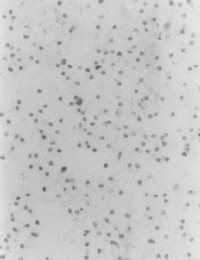
#> input picture Trabalho02/clc3.png, 200 x 260 px
$ python componentes_conexos.py
#> lines starting #> are read from the running program, lines starting #| are printed output that depends on the picture
import numpy as np
from PIL import Image
import matplotlib.pyplot as plt
from collections import deque

# 1. Carregar a imagem em escala de cinza
# ---------------------------------------------------
# OBS: Certifique-se de que clc3.png está na mesma pasta do código!
imagem_original = Image.open('clc3.png').convert('L')  # L = grayscale
imagem_array = np.array(imagem_original)

# Exibir imagem original (opcional, para entendimento)
plt.imshow(imagem_array, cmap='gray')
plt.title('Imagem Original em Tons de Cinza')
plt.axis('off')
plt.show()

# 2. Binarizar a imagem com threshold 67
# ---------------------------------------------------
# Regra: valores <= 67 → 1 (branco - objeto), valores > 67 → 0 (preto - fundo)
threshold = 167
imagem_binaria = np.where(imagem_array <= threshold, 1, 0)
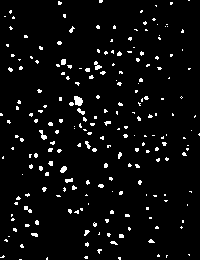
#> imagem_binaria: shape (260, 200) int64; values 0 (black) and 1 (white), 4.5% white in thin lines or dots

# 3. Função auxiliar para rotulagem usando busca em largura (BFS)
# ---------------------------------------------------
def rotular_componente(imagem, visitado, x_inicial, y_inicial, rotulo):
    """
    Rotula todos os pixels conectados 4-conectadamente ao ponto (x_inicial, y_inicial)
    usando BFS (fila) para evitar recursão profunda.
    """
    altura, largura = imagem.shape
    fila = deque()
    fila.append((x_inicial, y_inicial))
    visitado[x_inicial, y_inicial] = rotulo

    # Vizinhos 4-conectados (cima, baixo, esquerda, direita)
    vizinhos = [(-1, 0), (1, 0), (0, -1), (0, 1)]

    while fila:
        x, y = fila.popleft()

        for dx, dy in vizinhos:
            nx, ny = x + dx, y + dy

            # Verifica se está dentro dos limites e é parte do objeto (valor 1)
            if (0 <= nx < altura) and (0 <= ny < largura):
                if imagem[nx, ny] == 1 and visitado[nx, ny] == 0:
                    visitado[nx, ny] = rotulo
                    fila.append((nx, ny))

# 4. Aplicar a rotulagem manual na imagem binária
# ---------------------------------------------------
altura, largura = imagem_binaria.shape
#> altura = 260; largura = 200
visitado = np.zeros((altura, largura), dtype=int)
rotulo_atual = 1

for i in range(altura):
    for j in range(largura):
        # Se for pixel do objeto (1) e ainda não foi visitado
        if imagem_binaria[i, j] == 1 and visitado[i, j] == 0:
            rotular_componente(imagem_binaria, visitado, i, j, rotulo_atual)
            rotulo_atual += 1
#> after the loop, rotulo_atual = 224

# 5. Exibir número total de objetos encontrados
# ---------------------------------------------------
numero_de_objetos = rotulo_atual - 1
#> numero_de_objetos = 223
print(f"Número de objetos (componentes 4-conectados): {numero_de_objetos}")
#| Número de objetos (componentes 4-conectados): 223

# 6. (Opcional) Exibir imagem rotulada com cores diferentes por rótulo
# ---------------------------------------------------
# Normalizar para visualizar cada componente com cor diferente
maximo = np.max(visitado)
#> maximo = 223
if maximo == 0:
    imagem_colorida = visitado
else:
    imagem_colorida = visitado / maximo
plt.imshow(imagem_colorida, cmap='nipy_spectral')
plt.title('Componentes Rotulados (cada cor = um objeto)')
plt.axis('off')
plt.show()
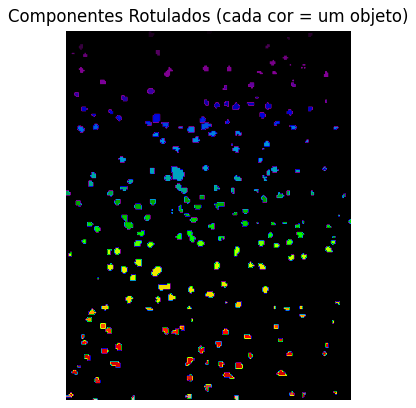
#> figure drawn by matplotlib, 1 panel
